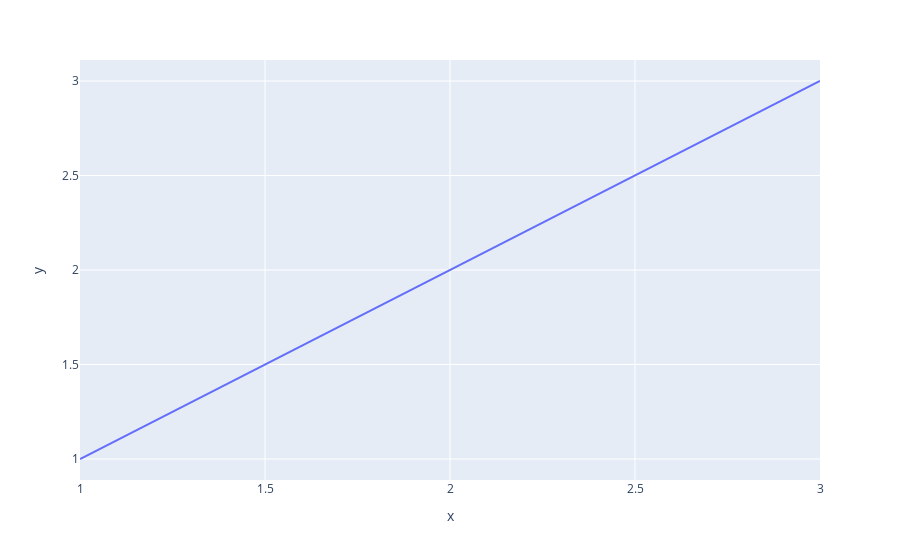

Notebook source saved alongside this figure:
### Markdown cell above
# **PLOTLY**

### Code cell
import plotly.express as px


# Creating the Figure instance
fig = px.line(x=[1, 2, 3], y=[1, 2, 3])

# showing the plot
fig.show()

### Figure 1 — Plotly figure (JSON) as saved in the notebook; plotly's stock layout.template omitted (floating-point values rounded to 4 significant figures)
{"data": [{"hovertemplate": "x=%{x}<br>y=%{y}<extra></extra>", "legendgroup": "", "line": {"color": "#636efa", "dash": "solid"}, "marker": {"symbol": "circle"}, "mode": "lines", "name": "", "orientation": "v", "showlegend": false, "type": "scatter", "x": [1, 2, 3], "xaxis": "x", "y": [1, 2, 3], "yaxis": "y"}], "layout": {"legend": {"tracegroupgap": 0}, "margin": {"t": 60}, "xaxis": {"anchor": "y", "domain": [0, 1], "title": {"text": "x"}}, "yaxis": {"anchor": "x", "domain": [0, 1], "title": {"text": "y"}}}}
